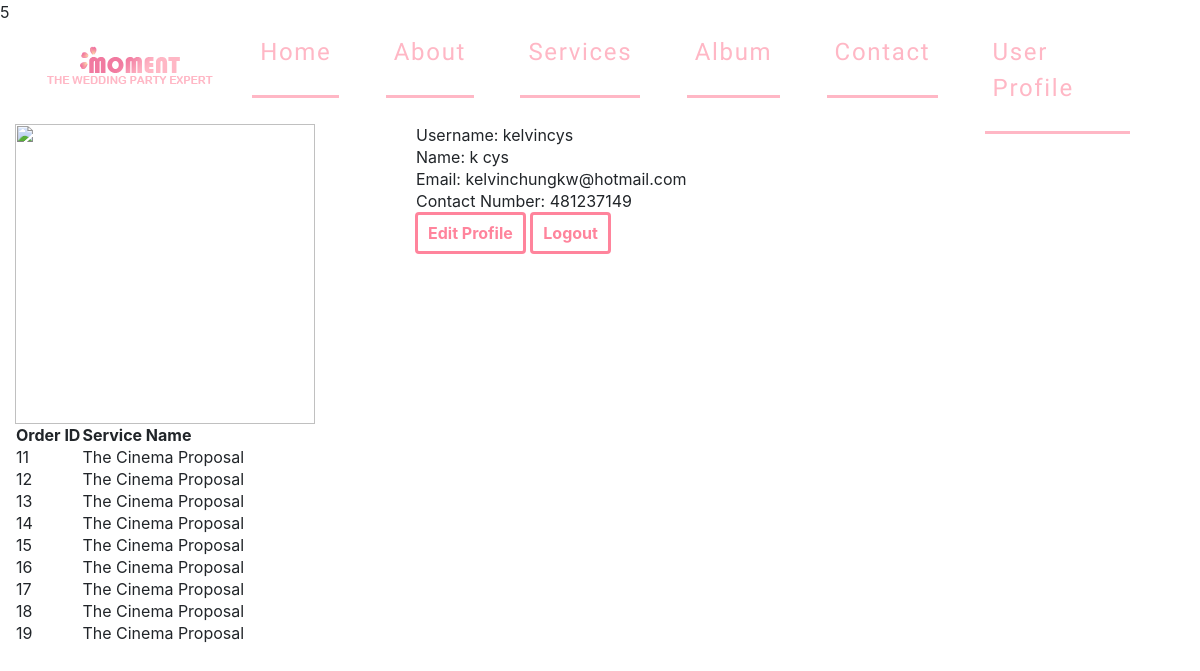
Page /profile.php (signed in) on the earlier database version.
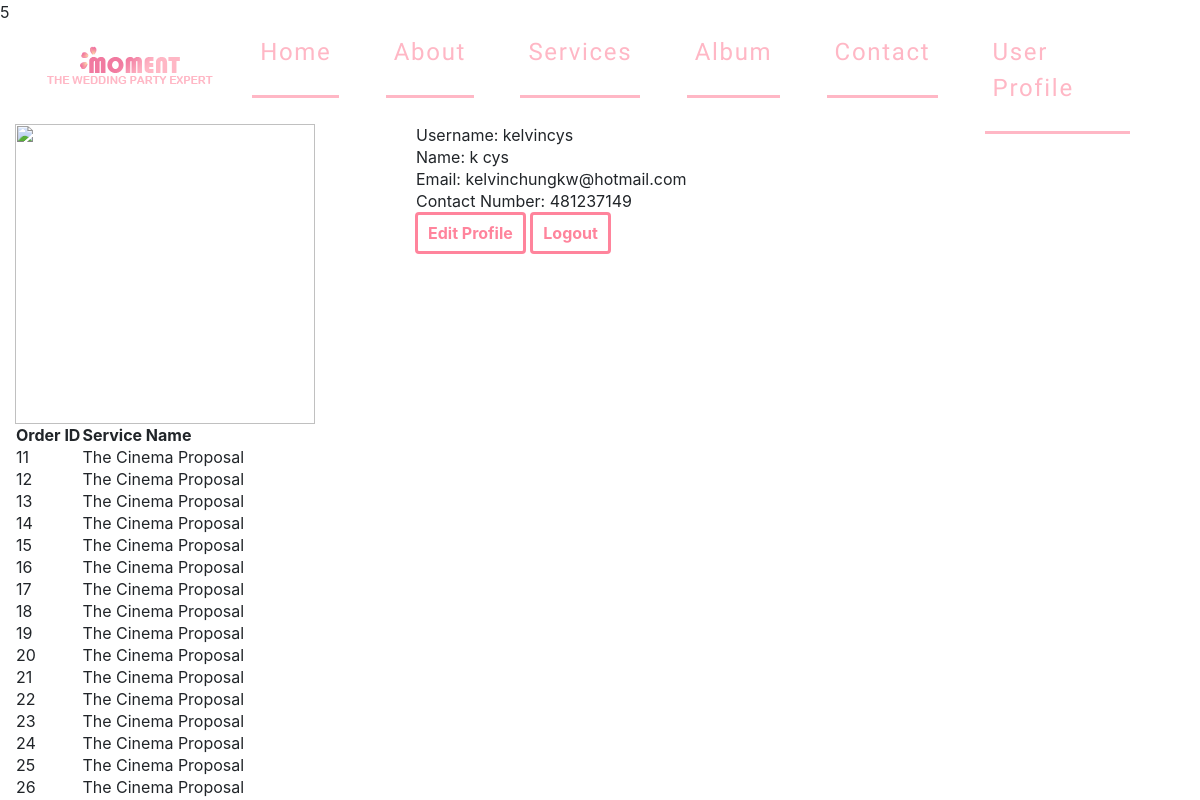
Same page on the later database version.
### tables this page shows
CREATE TABLE `user_detail` (
  `user_id` int(8) NOT NULL,
  `email` varchar(50) NOT NULL,
  `firstname` varchar(50) NOT NULL,
  `lastname` varchar(50) NOT NULL,
  `contact` int(10) NOT NULL
);

CREATE TABLE `user` (
  `user_id` int(8) NOT NULL,
  `username` varchar(50) NOT NULL,
  `password_hash` varchar(70) NOT NULL
);

CREATE TABLE `order_detail` (
  `order_id` int(8) NOT NULL,
  `user_id` int(8) NOT NULL,
  `service_id` int(8) NOT NULL,
  `time-stamp` timestamp NOT NULL DEFAULT CURRENT_TIMESTAMP
);

CREATE TABLE `service` (
  `service_id` int(8) NOT NULL,
  `service_name` varchar(50) NOT NULL,
  `price` int(6) NOT NULL,
  `product_detail` varchar(500) NOT NULL,
  `paypalid` varchar(50) NOT NULL,
  `assertid` varchar(50) NOT NULL,
  `product_type` int(1) NOT NULL
);

### dbtools.inc.php (called while the page is built, shortened)
<?php
  function execute_sql($link, $database, $sql)
  {
    mysqli_select_db($link, $database)
      or die("Fail to open database: " . mysqli_error($link));
    $result = mysqli_query($link, $sql);
    return $result;
  }
?>

### profile.php (the view, shortened to what this page needs)
<!DOCTYPE html>
<html lang="en">
  <head>
    <link href="bootstrap/css/bootstrap.min.css" rel="stylesheet">
    <link href="css/basic.css" rel="stylesheet">
    <link href="css/profile.css" rel="stylesheet">
  </head>
  <body>
        <nav class="navbar navbar-expand-lg fixed-top" >
      <div class="container">
       <a class="navbar-brand" href="index.php">
          <img src="assert/icon.png"  alt="logo">
        </a>
        <div class="collapse navbar-collapse" id="navbarResponsive">
          <ul class="navbar-nav ml-auto">
            <li class="nav-item">
              <a href="index.php">
                <span class="nav-link" >Home</span>
              </a>
            </li>
            <li class="nav-item">
              <a href="aboutus.php">
                <span class="nav-link" href="#about">About</span>
              </a>
            </li>
            <li class="nav-item">
              <a href="services.php?id=1">
              <span class="nav-link" href="#service">Services</span>
              </a>
            </li>
            <li class="nav-item">
              <a href="album.php">
              <span class="nav-link" href="#album">Album</span>
              </a>
            <li class="nav-item">
              <a href="contactus.php">
              <span class="nav-link" >Contact</span>
              </a>
            </li>
            <li class="nav-item">
              <a href="profile.php">
              <span class="nav-link" >User Profile</span>
              </a>
            </li>
          </ul>
        </div>
      </div>
    </nav>
      <div class="container-fluid" id="content">
        <div class="row">
          <div class="col-lg-4" id="userpicture">
            <img src="http://d2h2vnfmmg5sct.cloudfront.net/catalog/product/large_image/00_400325.jpg" class="userphoto" height="100%">
          </div>
          <div class="col-lg-8">
            <?php
            include("dbtools.inc.php");
            $link = create_connection();
            $userid = $_SESSION['userid'];
            $sql = "SELECT * FROM user INNER JOIN user_detail ON user.user_id = user_detail.user_id WHERE  user.user_id= '$userid'";
            $result = execute_sql($link, "moment", $sql) or die(mysqli_error($link));
            echo "<table>";
            while($row = mysqli_fetch_assoc($result)){
            echo "<tr><td>Username: " . $row["username"]. "</td></tr><tr><td>Name: " . $row["firstname"]. " " . $row["lastname"]. "</td></tr>";
            echo "<tr><td>Email: " . $row["email"]. "</td></tr><tr><td>Contact Number: " . $row["contact"]. "</td></tr>";
            }
            echo "</table>";
            ?>
            <div classs="profile0">
            <a href="edit.php"><button>Edit Profile</button></a>
            <a href="logout.php"><button>Logout</button></a>
            </div>
          </div>
            <div class="col-lg-12">
              <?php
                $sql = "SELECT * FROM order_detail INNER JOIN service ON order_detail.service_id = service.service_id WHERE  order_detail.user_id= '$userid'";
                $result = execute_sql($link, "moment", $sql) or die(mysqli_error($link));
                echo "<table><tr><th>Order ID</th><th>Service Name</th></tr>";
                while($row = mysqli_fetch_assoc($result)){
                echo "<tr><td>" . $row["order_id"]. "</td><td>"  .$row["service_name"]. "</td></tr>";
              }
              echo "</table>"
              ?>
            </div>
        </div>
      </div>
  </body>
</html>

### css/basic.css (style rules this page uses)
a:link { text-decoration: none; }
.nav-link { color: #ffb7c5; }
.nav-item a { padding: 0.7em calc(0.7em * 1.2); display: inline-block; border: 1px solid transparent; position: relative; font-size: 1.5em; cursor: pointer; letter-spacing: 0.07em; margin-right: 4px; font-family: 'IM Fell DW Pica', serif; font-family: 'Do Hyeon', sans-serif; }
.nav-item a:after { position: absolute; content: ''; bottom: -3px; left: calc(0.7em * 1.2); right: calc(0.7em * 1.2); height: 3px; background: #ffb7c5; transition: transform 0.8s cubic-bezier(1, 0, 0.37, 1) 0.2s, right 0.2s cubic-bezier(0.04, 0.48, 0, 1) 0.6s, left 0.4s cubic-bezier(0.04, 0.48, 0, 1) 0.6s; transform-origin: left; }
button { color: #ff849c; padding: 6px 10px; border: solid #ff849c; border-radius: 4px; cursor: pointer; font-weight: bold; background: white; }

### css/profile.css (style rules this page uses)
#content { padding-top: 100px; }
.userphoto { max-width: 100%; height: 300px; }

Differences in the rows shown:
added order_detail: order_id "20", service.service_name "The Cinema Proposal"
added order_detail: order_id "21", service.service_name "The Cinema Proposal"
added order_detail: order_id "22", service.service_name "The Cinema Proposal"
added order_detail: order_id "23", service.service_name "The Cinema Proposal"
added order_detail: order_id "24", service.service_name "The Cinema Proposal"
added order_detail: order_id "25", service.service_name "The Cinema Proposal"
added order_detail: order_id "26", service.service_name "The Cinema Proposal"
